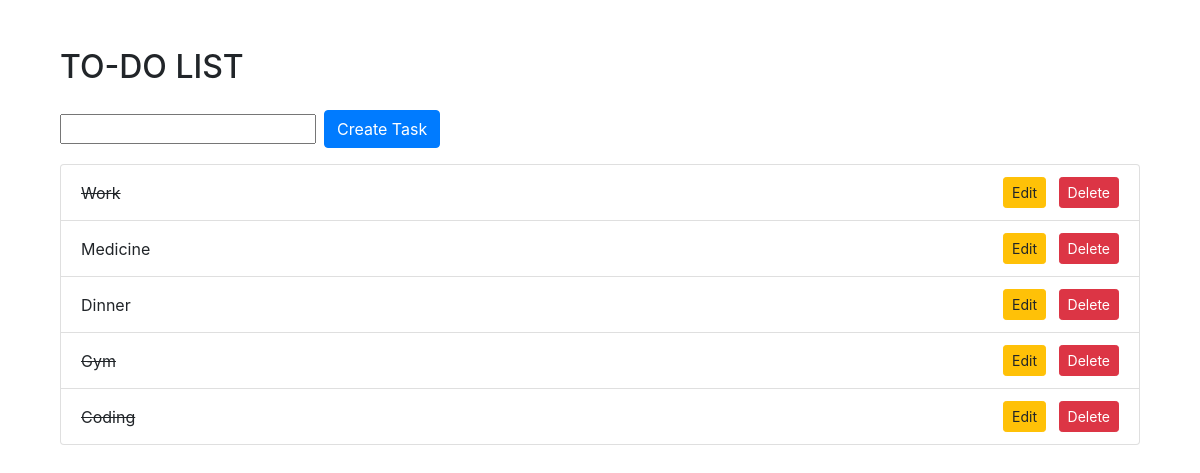
The app's page /, older data.
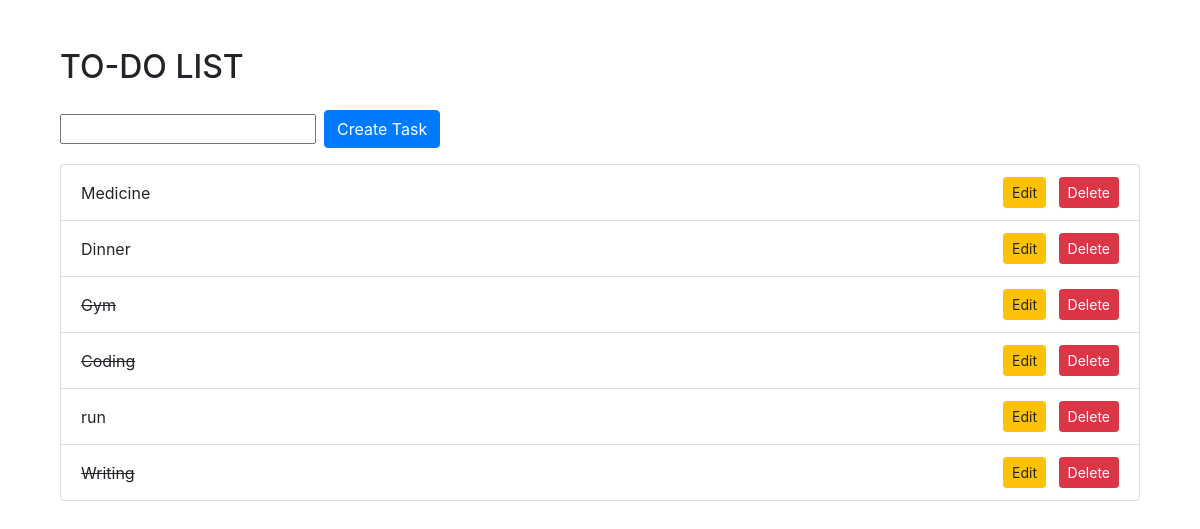
The same page, newer data.
### to_do_app/models.py (models this page shows)
class task(models.Model):
    title = models.CharField(max_length=200)
    complete = models.BooleanField(default=False)
    created = models.DateTimeField(auto_now_add=True)
    def __str__(self):
        return self.title

### to_do_app/views.py (the view)
# urls.py: path('',views.home,name="home"),
def home(request):
    tasks = task.objects.all()
    form = taskForm
    if request.method == 'POST':
        form = taskForm(request.POST)
        if form.is_valid():
            form.save()
        return redirect('/')
    constext = {'tasks':tasks,'form':form}
    return render(request,'home.html',constext)

### templates/home.html (shortened to what this page needs)
{% extends 'base.html' %}
{% block content %}
<div class="container mt-5">
    <h2 class="mb-4">TO-DO LIST</h2>
    <form method="post" action="" class="form-inline mb-3">
        <div class="form-group mr-2">
            {{ form.title }}
        </div>
        <button type="submit" class="btn btn-primary">Create Task</button>
    </form>
    <ul class="list-group">
        {% for task in tasks %}
            <li class="list-group-item d-flex justify-content-between align-items-center">
                <div>
                    {% if task.complete %}
                        <strike>{{ task }}</strike>
                    {% else %}
                        <span>{{ task }}</span>
                    {% endif %}
                </div>
                <div>
                    <a href="{% url 'update_task' task.pk %}" class="btn btn-sm btn-warning mr-2">Edit</a>
                    <a href="{% url 'delete_task' task.pk %}" class="btn btn-sm btn-danger">Delete</a>
                </div>
            </li>
        {% endfor %}
    </ul>
</div>
{% endblock content %}

### templates/base.html (shortened to what this page needs)
<!DOCTYPE html>
<html>
<head>
    <link href="https://maxcdn.bootstrapcdn.com/bootstrap/4.5.2/css/bootstrap.min.css" rel="stylesheet">
</head>
<body>
    <div class="container">
        {% block content %}{% endblock %}
    </div>
</body>
</html>

Row changes from the older to the newer data that the page shows:
removed task: title "Work"
added task: title "run"
added task: title "Writing"
